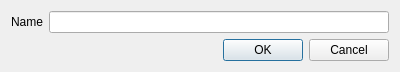
<?xml version="1.0" encoding="UTF-8"?>
<ui version="4.0">
 <class>ACLayerPropertiesDialog</class>
 <widget class="QDialog" name="ACLayerPropertiesDialog">
  <property name="geometry">
   <rect>
    <x>0</x>
    <y>0</y>
    <width>400</width>
    <height>71</height>
   </rect>
  </property>
  <property name="windowTitle">
   <string>Layer Properties</string>
  </property>
  <layout class="QVBoxLayout" name="verticalLayout">
   <item>
    <layout class="QFormLayout" name="formLayout">
     <item row="0" column="0">
      <widget class="QLabel" name="nameLabel">
       <property name="text">
        <string>Name</string>
       </property>
      </widget>
     </item>
     <item row="0" column="1">
      <widget class="QLineEdit" name="name"/>
     </item>
    </layout>
   </item>
   <item>
    <widget class="QDialogButtonBox" name="buttonBox">
     <property name="orientation">
      <enum>Qt::Horizontal</enum>
     </property>
     <property name="standardButtons">
      <set>QDialogButtonBox::Cancel|QDialogButtonBox::Ok</set>
     </property>
    </widget>
   </item>
  </layout>
 </widget>
 <resources/>
 <connections>
  <connection>
   <sender>buttonBox</sender>
   <signal>accepted()</signal>
   <receiver>ACLayerPropertiesDialog</receiver>
   <slot>accept()</slot>
   <hints>
    <hint type="sourcelabel">
     <x>248</x>
     <y>254</y>
    </hint>
    <hint type="destinationlabel">
     <x>157</x>
     <y>274</y>
    </hint>
   </hints>
  </connection>
  <connection>
   <sender>buttonBox</sender>
   <signal>rejected()</signal>
   <receiver>ACLayerPropertiesDialog</receiver>
   <slot>reject()</slot>
   <hints>
    <hint type="sourcelabel">
     <x>316</x>
     <y>260</y>
    </hint>
    <hint type="destinationlabel">
     <x>286</x>
     <y>274</y>
    </hint>
   </hints>
  </connection>
 </connections>
</ui>
